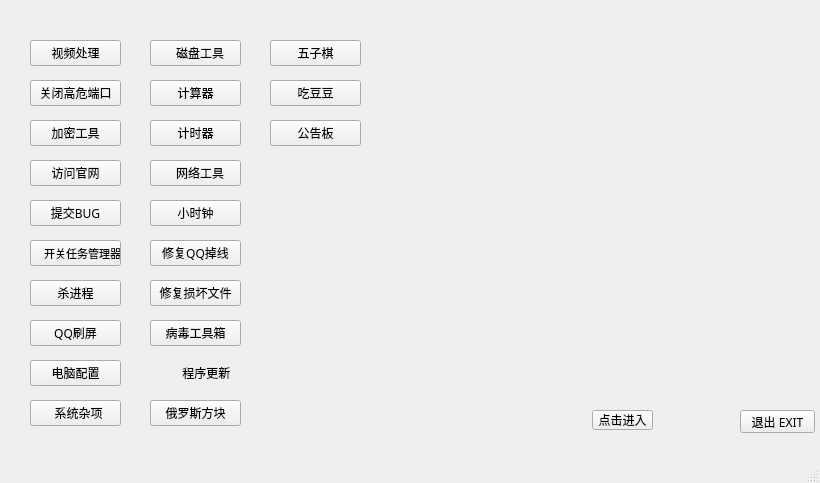
<?xml version="1.0" encoding="UTF-8"?>
<ui version="4.0">
 <class>MainWindow</class>
 <widget class="QMainWindow" name="MainWindow">
  <property name="geometry">
   <rect>
    <x>0</x>
    <y>0</y>
    <width>820</width>
    <height>483</height>
   </rect>
  </property>
  <property name="font">
   <font>
    <family>Adobe Arabic</family>
    <pointsize>9</pointsize>
    <weight>50</weight>
    <italic>false</italic>
    <bold>false</bold>
    <underline>true</underline>
   </font>
  </property>
  <property name="windowTitle">
   <string>ToolsBox</string>
  </property>
  <property name="styleSheet">
   <string notr="true"/>
  </property>
  <widget class="QWidget" name="centralWidget">
   <widget class="QPushButton" name="pushButton">
    <property name="geometry">
     <rect>
      <x>740</x>
      <y>410</y>
      <width>75</width>
      <height>23</height>
     </rect>
    </property>
    <property name="font">
     <font>
      <family>Adobe Arabic</family>
      <pointsize>9</pointsize>
      <weight>50</weight>
      <italic>false</italic>
      <bold>false</bold>
      <underline>false</underline>
     </font>
    </property>
    <property name="cursor">
     <cursorShape>ArrowCursor</cursorShape>
    </property>
    <property name="mouseTracking">
     <bool>false</bool>
    </property>
    <property name="styleSheet">
     <string notr="true"/>
    </property>
    <property name="text">
     <string>退出 EXIT</string>
    </property>
    <property name="icon">
     <iconset theme="0">
      <normaloff>.</normaloff>.</iconset>
    </property>
   </widget>
   <widget class="QPushButton" name="pushButton_2">
    <property name="geometry">
     <rect>
      <x>150</x>
      <y>360</y>
      <width>91</width>
      <height>26</height>
     </rect>
    </property>
    <property name="font">
     <font>
      <family>Adobe Arabic</family>
      <underline>false</underline>
     </font>
    </property>
    <property name="focusPolicy">
     <enum>Qt::StrongFocus</enum>
    </property>
    <property name="layoutDirection">
     <enum>Qt::LeftToRight</enum>
    </property>
    <property name="styleSheet">
     <string notr="true">border-image: url(:/2/03.png);</string>
    </property>
    <property name="text">
     <string>       程序更新</string>
    </property>
    <property name="autoDefault">
     <bool>false</bool>
    </property>
    <property name="default">
     <bool>false</bool>
    </property>
    <property name="flat">
     <bool>true</bool>
    </property>
   </widget>
   <widget class="QPushButton" name="pushButton_4">
    <property name="geometry">
     <rect>
      <x>30</x>
      <y>80</y>
      <width>91</width>
      <height>26</height>
     </rect>
    </property>
    <property name="font">
     <font>
      <family>Adobe Arabic</family>
      <underline>false</underline>
     </font>
    </property>
    <property name="text">
     <string>关闭高危端口</string>
    </property>
   </widget>
   <widget class="QPushButton" name="pushButton_5">
    <property name="geometry">
     <rect>
      <x>30</x>
      <y>120</y>
      <width>91</width>
      <height>26</height>
     </rect>
    </property>
    <property name="font">
     <font>
      <family>Adobe Arabic</family>
      <underline>false</underline>
     </font>
    </property>
    <property name="text">
     <string>加密工具</string>
    </property>
   </widget>
   <widget class="QPushButton" name="pushButton_6">
    <property name="geometry">
     <rect>
      <x>30</x>
      <y>160</y>
      <width>91</width>
      <height>26</height>
     </rect>
    </property>
    <property name="font">
     <font>
      <family>Adobe Arabic</family>
      <underline>false</underline>
     </font>
    </property>
    <property name="text">
     <string>访问官网</string>
    </property>
   </widget>
   <widget class="QPushButton" name="pushButton_7">
    <property name="geometry">
     <rect>
      <x>30</x>
      <y>200</y>
      <width>91</width>
      <height>26</height>
     </rect>
    </property>
    <property name="font">
     <font>
      <family>Adobe Arabic</family>
      <underline>false</underline>
     </font>
    </property>
    <property name="text">
     <string>提交BUG</string>
    </property>
   </widget>
   <widget class="QPushButton" name="pushButton_8">
    <property name="geometry">
     <rect>
      <x>30</x>
      <y>240</y>
      <width>91</width>
      <height>26</height>
     </rect>
    </property>
    <property name="font">
     <font>
      <family>Adobe Arabic</family>
      <pointsize>8</pointsize>
      <weight>50</weight>
      <italic>false</italic>
      <bold>false</bold>
      <underline>false</underline>
     </font>
    </property>
    <property name="styleSheet">
     <string notr="true">border-image: url(:/2/04.PNG);</string>
    </property>
    <property name="text">
     <string>     开关任务管理器</string>
    </property>
   </widget>
   <widget class="QPushButton" name="pushButton_9">
    <property name="geometry">
     <rect>
      <x>30</x>
      <y>280</y>
      <width>91</width>
      <height>26</height>
     </rect>
    </property>
    <property name="font">
     <font>
      <family>Adobe Arabic</family>
      <underline>false</underline>
     </font>
    </property>
    <property name="text">
     <string>杀进程</string>
    </property>
   </widget>
   <widget class="QPushButton" name="pushButton_10">
    <property name="geometry">
     <rect>
      <x>30</x>
      <y>320</y>
      <width>91</width>
      <height>26</height>
     </rect>
    </property>
    <property name="font">
     <font>
      <family>Adobe Arabic</family>
      <underline>false</underline>
     </font>
    </property>
    <property name="text">
     <string>QQ刷屏</string>
    </property>
   </widget>
   <widget class="QPushButton" name="pushButton_11">
    <property name="geometry">
     <rect>
      <x>30</x>
      <y>360</y>
      <width>91</width>
      <height>26</height>
     </rect>
    </property>
    <property name="font">
     <font>
      <family>Adobe Arabic</family>
      <underline>false</underline>
     </font>
    </property>
    <property name="text">
     <string>电脑配置</string>
    </property>
   </widget>
   <widget class="QPushButton" name="pushButton_13">
    <property name="geometry">
     <rect>
      <x>150</x>
      <y>40</y>
      <width>91</width>
      <height>26</height>
     </rect>
    </property>
    <property name="font">
     <font>
      <family>Adobe Arabic</family>
      <underline>false</underline>
     </font>
    </property>
    <property name="styleSheet">
     <string notr="true">border-image: url(:/2/04.PNG);</string>
    </property>
    <property name="text">
     <string>   磁盘工具</string>
    </property>
   </widget>
   <widget class="QPushButton" name="pushButton_14">
    <property name="geometry">
     <rect>
      <x>150</x>
      <y>80</y>
      <width>91</width>
      <height>26</height>
     </rect>
    </property>
    <property name="font">
     <font>
      <family>Adobe Arabic</family>
      <underline>false</underline>
     </font>
    </property>
    <property name="text">
     <string>计算器</string>
    </property>
   </widget>
   <widget class="QPushButton" name="pushButton_15">
    <property name="geometry">
     <rect>
      <x>150</x>
      <y>120</y>
      <width>91</width>
      <height>26</height>
     </rect>
    </property>
    <property name="font">
     <font>
      <family>Adobe Arabic</family>
      <underline>false</underline>
     </font>
    </property>
    <property name="text">
     <string>计时器</string>
    </property>
   </widget>
   <widget class="QPushButton" name="pushButton_16">
    <property name="geometry">
     <rect>
      <x>150</x>
      <y>160</y>
      <width>91</width>
      <height>26</height>
     </rect>
    </property>
    <property name="font">
     <font>
      <family>Adobe Arabic</family>
      <underline>false</underline>
     </font>
    </property>
    <property name="styleSheet">
     <string notr="true">border-image: url(:/2/04.PNG);</string>
    </property>
    <property name="text">
     <string>   网络工具</string>
    </property>
    <property name="autoDefault">
     <bool>false</bool>
    </property>
   </widget>
   <widget class="QPushButton" name="pushButton_17">
    <property name="geometry">
     <rect>
      <x>150</x>
      <y>200</y>
      <width>91</width>
      <height>26</height>
     </rect>
    </property>
    <property name="font">
     <font>
      <family>Adobe Arabic</family>
      <underline>false</underline>
     </font>
    </property>
    <property name="text">
     <string>小时钟</string>
    </property>
   </widget>
   <widget class="QPushButton" name="pushButton_18">
    <property name="geometry">
     <rect>
      <x>150</x>
      <y>240</y>
      <width>91</width>
      <height>26</height>
     </rect>
    </property>
    <property name="font">
     <font>
      <family>Adobe Arabic</family>
      <underline>false</underline>
     </font>
    </property>
    <property name="text">
     <string>修复QQ掉线</string>
    </property>
   </widget>
   <widget class="QPushButton" name="pushButton_19">
    <property name="geometry">
     <rect>
      <x>150</x>
      <y>280</y>
      <width>91</width>
      <height>26</height>
     </rect>
    </property>
    <property name="font">
     <font>
      <family>Adobe Arabic</family>
      <underline>false</underline>
     </font>
    </property>
    <property name="text">
     <string>修复损坏文件</string>
    </property>
   </widget>
   <widget class="QPushButton" name="pushButton_20">
    <property name="geometry">
     <rect>
      <x>150</x>
      <y>320</y>
      <width>91</width>
      <height>26</height>
     </rect>
    </property>
    <property name="font">
     <font>
      <family>Adobe Arabic</family>
      <underline>false</underline>
     </font>
    </property>
    <property name="text">
     <string>病毒工具箱</string>
    </property>
   </widget>
   <widget class="QPushButton" name="pushButton_22">
    <property name="geometry">
     <rect>
      <x>30</x>
      <y>40</y>
      <width>91</width>
      <height>26</height>
     </rect>
    </property>
    <property name="font">
     <font>
      <family>Adobe Arabic</family>
      <underline>false</underline>
     </font>
    </property>
    <property name="text">
     <string>视频处理</string>
    </property>
   </widget>
   <widget class="QPushButton" name="pushButton_3">
    <property name="geometry">
     <rect>
      <x>30</x>
      <y>400</y>
      <width>91</width>
      <height>26</height>
     </rect>
    </property>
    <property name="font">
     <font>
      <family>Adobe Arabic</family>
      <pointsize>9</pointsize>
      <weight>50</weight>
      <italic>false</italic>
      <bold>false</bold>
      <underline>false</underline>
     </font>
    </property>
    <property name="styleSheet">
     <string notr="true">border-image: url(:/2/04.PNG);</string>
    </property>
    <property name="text">
     <string>  系统杂项</string>
    </property>
   </widget>
   <widget class="QPushButton" name="pushButton_21">
    <property name="geometry">
     <rect>
      <x>592</x>
      <y>410</y>
      <width>61</width>
      <height>20</height>
     </rect>
    </property>
    <property name="font">
     <font>
      <family>Adobe Arabic</family>
      <pointsize>9</pointsize>
      <weight>50</weight>
      <italic>false</italic>
      <bold>false</bold>
      <underline>false</underline>
     </font>
    </property>
    <property name="styleSheet">
     <string notr="true">
</string>
    </property>
    <property name="text">
     <string>点击进入</string>
    </property>
   </widget>
   <widget class="QPushButton" name="pushButton_12">
    <property name="geometry">
     <rect>
      <x>150</x>
      <y>400</y>
      <width>91</width>
      <height>26</height>
     </rect>
    </property>
    <property name="font">
     <font>
      <family>Adobe Arabic</family>
      <underline>false</underline>
     </font>
    </property>
    <property name="text">
     <string>俄罗斯方块</string>
    </property>
   </widget>
   <widget class="QPushButton" name="pushButton_23">
    <property name="geometry">
     <rect>
      <x>270</x>
      <y>40</y>
      <width>91</width>
      <height>26</height>
     </rect>
    </property>
    <property name="font">
     <font>
      <family>Adobe Arabic</family>
      <underline>false</underline>
     </font>
    </property>
    <property name="text">
     <string>五子棋</string>
    </property>
   </widget>
   <widget class="QPushButton" name="pushButton_24">
    <property name="geometry">
     <rect>
      <x>270</x>
      <y>80</y>
      <width>91</width>
      <height>26</height>
     </rect>
    </property>
    <property name="font">
     <font>
      <family>Adobe Arabic</family>
      <underline>false</underline>
     </font>
    </property>
    <property name="text">
     <string>吃豆豆</string>
    </property>
   </widget>
   <widget class="QPushButton" name="pushButton_25">
    <property name="geometry">
     <rect>
      <x>270</x>
      <y>120</y>
      <width>91</width>
      <height>26</height>
     </rect>
    </property>
    <property name="font">
     <font>
      <family>Adobe Arabic</family>
      <pointsize>9</pointsize>
      <weight>50</weight>
      <italic>false</italic>
      <bold>false</bold>
      <underline>false</underline>
      <strikeout>false</strikeout>
     </font>
    </property>
    <property name="text">
     <string>公告板</string>
    </property>
   </widget>
  </widget>
  <widget class="QMenuBar" name="menuBar">
   <property name="geometry">
    <rect>
     <x>0</x>
     <y>0</y>
     <width>820</width>
     <height>23</height>
    </rect>
   </property>
  </widget>
  <widget class="QStatusBar" name="statusBar"/>
 </widget>
 <layoutdefault spacing="6" margin="11"/>
 <resources/>
 <connections/>
</ui>
